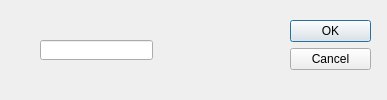
<?xml version="1.0" encoding="UTF-8"?>
<ui version="4.0">
 <class>inputDialog</class>
 <widget class="QDialog" name="inputDialog">
  <property name="geometry">
   <rect>
    <x>0</x>
    <y>0</y>
    <width>387</width>
    <height>100</height>
   </rect>
  </property>
  <property name="windowTitle">
   <string>Dialog</string>
  </property>
  <widget class="QDialogButtonBox" name="buttonBox">
   <property name="geometry">
    <rect>
     <x>290</x>
     <y>20</y>
     <width>81</width>
     <height>241</height>
    </rect>
   </property>
   <property name="orientation">
    <enum>Qt::Vertical</enum>
   </property>
   <property name="standardButtons">
    <set>QDialogButtonBox::Cancel|QDialogButtonBox::Ok</set>
   </property>
  </widget>
  <widget class="QLineEdit" name="lineEdit">
   <property name="geometry">
    <rect>
     <x>40</x>
     <y>40</y>
     <width>113</width>
     <height>20</height>
    </rect>
   </property>
  </widget>
 </widget>
 <resources/>
 <connections>
  <connection>
   <sender>buttonBox</sender>
   <signal>accepted()</signal>
   <receiver>inputDialog</receiver>
   <slot>accept()</slot>
   <hints>
    <hint type="sourcelabel">
     <x>248</x>
     <y>254</y>
    </hint>
    <hint type="destinationlabel">
     <x>157</x>
     <y>274</y>
    </hint>
   </hints>
  </connection>
  <connection>
   <sender>buttonBox</sender>
   <signal>rejected()</signal>
   <receiver>inputDialog</receiver>
   <slot>reject()</slot>
   <hints>
    <hint type="sourcelabel">
     <x>316</x>
     <y>260</y>
    </hint>
    <hint type="destinationlabel">
     <x>286</x>
     <y>274</y>
    </hint>
   </hints>
  </connection>
 </connections>
</ui>
